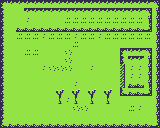

The image is a tile-based game level rendered from a .tmx file. Its description and complete source (layers, tilesets, objects, tile grids) follow:
An orthogonal 20x16 tile map with 8x8 px tiles, 1 tile layer (Tile Layer 1).

<map version="1.10" tiledversion="1.11.2" orientation="orthogonal" renderorder="right-down" width="20" height="16" tilewidth="8" tileheight="8" infinite="0" nextlayerid="2" nextobjectid="1">
 <editorsettings>
  <export target="level_3.csv" format="csv" />
 </editorsettings>
 <tileset firstgid="1" source="main.tsx" />
 <layer id="1" name="Tile Layer 1" width="20" height="16">
  <data encoding="csv">
5,9,9,9,9,9,9,9,9,9,9,9,9,9,9,9,9,9,9,6,
3,2,2,9,9,9,9,9,9,9,9,9,9,9,9,9,9,9,6,8,
3,2,2,16,2,2,2,2,12,12,12,12,12,12,12,12,12,12,8,8,
3,2,10,10,10,10,10,10,10,10,10,10,10,10,10,10,10,10,7,8,
3,2,12,12,12,16,12,12,12,16,12,12,16,12,12,12,12,12,12,8,
3,2,2,2,2,2,2,2,2,12,2,2,2,2,2,2,2,2,2,8,
3,2,2,12,12,2,2,2,15,2,2,2,2,2,2,5,9,9,6,8,
3,2,2,2,2,2,2,2,15,2,2,2,2,2,2,3,9,9,8,8,
3,2,2,2,2,16,15,15,15,2,2,16,2,2,2,17,16,16,8,8,
3,2,2,2,2,2,2,2,2,2,2,2,2,2,2,17,16,16,8,8,
3,2,2,2,2,2,2,2,2,16,2,2,2,2,2,17,10,10,8,8,
3,2,2,2,2,2,2,13,2,13,2,13,2,13,2,4,10,10,7,8,
3,2,2,2,2,2,2,14,16,14,2,14,2,14,2,2,2,2,2,8,
3,2,2,2,2,2,2,2,2,15,15,2,2,2,2,2,12,16,2,8,
3,2,2,2,2,2,2,2,2,2,2,2,2,2,2,2,2,2,2,8,
4,10,10,10,10,10,10,10,10,10,10,10,10,10,10,10,10,10,10,7
</data>
 </layer>
</map>
